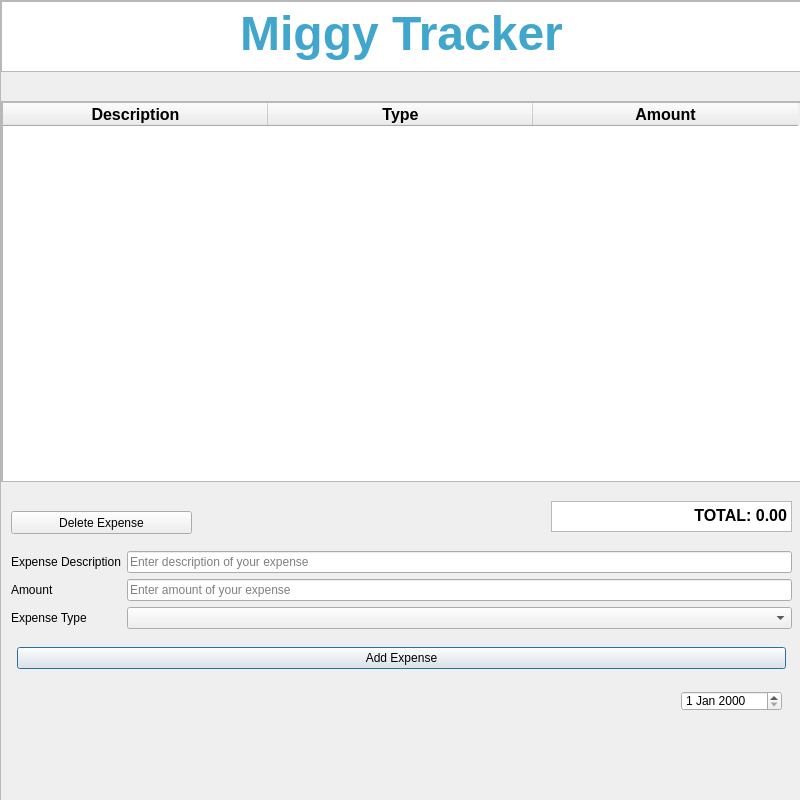
<?xml version="1.0" encoding="UTF-8"?>
<ui version="4.0">
 <class>Form</class>
 <widget class="QWidget" name="Form">
  <property name="windowModality">
   <enum>Qt::ApplicationModal</enum>
  </property>
  <property name="geometry">
   <rect>
    <x>0</x>
    <y>0</y>
    <width>800</width>
    <height>800</height>
   </rect>
  </property>
  <property name="minimumSize">
   <size>
    <width>800</width>
    <height>800</height>
   </size>
  </property>
  <property name="windowTitle">
   <string>My Expense Tracker</string>
  </property>
  <property name="windowOpacity">
   <double>3.000000000000000</double>
  </property>
  <widget class="QScrollArea" name="main">
   <property name="geometry">
    <rect>
     <x>0</x>
     <y>0</y>
     <width>801</width>
     <height>951</height>
    </rect>
   </property>
   <property name="toolTip">
    <string>&lt;html&gt;&lt;head/&gt;&lt;body&gt;&lt;p&gt;Enter amount of your expense&lt;/p&gt;&lt;/body&gt;&lt;/html&gt;</string>
   </property>
   <property name="inputMethodHints">
    <set>Qt::ImhDigitsOnly|Qt::ImhPreferNumbers</set>
   </property>
   <property name="widgetResizable">
    <bool>true</bool>
   </property>
   <widget class="QWidget" name="scrollAreaWidgetContents">
    <property name="geometry">
     <rect>
      <x>0</x>
      <y>0</y>
      <width>799</width>
      <height>949</height>
     </rect>
    </property>
    <widget class="QFrame" name="frame">
     <property name="geometry">
      <rect>
       <x>0</x>
       <y>0</y>
       <width>801</width>
       <height>71</height>
      </rect>
     </property>
     <property name="frameShape">
      <enum>QFrame::StyledPanel</enum>
     </property>
     <property name="frameShadow">
      <enum>QFrame::Raised</enum>
     </property>
     <widget class="QTextBrowser" name="windowTitle">
      <property name="geometry">
       <rect>
        <x>0</x>
        <y>0</y>
        <width>801</width>
        <height>71</height>
       </rect>
      </property>
      <property name="html">
       <string>&lt;!DOCTYPE HTML PUBLIC &quot;-//W3C//DTD HTML 4.0//EN&quot; &quot;http://www.w3.org/TR/REC-html40/strict.dtd&quot;&gt;
&lt;html&gt;&lt;head&gt;&lt;meta name=&quot;qrichtext&quot; content=&quot;1&quot; /&gt;&lt;style type=&quot;text/css&quot;&gt;
p, li { white-space: pre-wrap; }
&lt;/style&gt;&lt;/head&gt;&lt;body style=&quot; font-family:'MS Shell Dlg 2'; font-size:8.25pt; font-weight:400; font-style:normal;&quot;&gt;
&lt;p align=&quot;center&quot; style=&quot; margin-top:12px; margin-bottom:12px; margin-left:0px; margin-right:0px; -qt-block-indent:0; text-indent:0px;&quot;&gt;&lt;span style=&quot; font-size:36pt; font-weight:600; color:#40a6cb;&quot;&gt;Miggy Tracker&lt;/span&gt;&lt;/p&gt;&lt;/body&gt;&lt;/html&gt;</string>
      </property>
     </widget>
    </widget>
    <widget class="QScrollArea" name="expenseTableScroll">
     <property name="geometry">
      <rect>
       <x>0</x>
       <y>100</y>
       <width>801</width>
       <height>381</height>
      </rect>
     </property>
     <property name="widgetResizable">
      <bool>true</bool>
     </property>
     <widget class="QWidget" name="scrollAreaWidgetContents_2">
      <property name="geometry">
       <rect>
        <x>0</x>
        <y>0</y>
        <width>799</width>
        <height>379</height>
       </rect>
      </property>
      <widget class="QTableWidget" name="expensesTable">
       <property name="geometry">
        <rect>
         <x>0</x>
         <y>0</y>
         <width>801</width>
         <height>381</height>
        </rect>
       </property>
       <property name="editTriggers">
        <set>QAbstractItemView::NoEditTriggers</set>
       </property>
       <property name="alternatingRowColors">
        <bool>true</bool>
       </property>
       <property name="selectionBehavior">
        <enum>QAbstractItemView::SelectRows</enum>
       </property>
       <property name="sortingEnabled">
        <bool>true</bool>
       </property>
       <attribute name="horizontalHeaderCascadingSectionResizes">
        <bool>false</bool>
       </attribute>
       <attribute name="horizontalHeaderDefaultSectionSize">
        <number>265</number>
       </attribute>
       <column>
        <property name="text">
         <string>Description</string>
        </property>
        <property name="font">
         <font>
          <pointsize>12</pointsize>
          <weight>75</weight>
          <bold>true</bold>
         </font>
        </property>
        <property name="textAlignment">
         <set>AlignCenter</set>
        </property>
       </column>
       <column>
        <property name="text">
         <string>Type</string>
        </property>
        <property name="font">
         <font>
          <pointsize>12</pointsize>
          <weight>75</weight>
          <bold>true</bold>
         </font>
        </property>
        <property name="textAlignment">
         <set>AlignCenter</set>
        </property>
       </column>
       <column>
        <property name="text">
         <string>Amount</string>
        </property>
        <property name="font">
         <font>
          <pointsize>12</pointsize>
          <weight>75</weight>
          <bold>true</bold>
         </font>
        </property>
        <property name="textAlignment">
         <set>AlignCenter</set>
        </property>
       </column>
      </widget>
     </widget>
    </widget>
    <widget class="QWidget" name="formLayoutWidget">
     <property name="geometry">
      <rect>
       <x>10</x>
       <y>550</y>
       <width>781</width>
       <height>100</height>
      </rect>
     </property>
     <layout class="QFormLayout" name="formLayout">
      <item row="0" column="0">
       <widget class="QLabel" name="label">
        <property name="text">
         <string>Expense Description</string>
        </property>
       </widget>
      </item>
      <item row="0" column="1">
       <widget class="QLineEdit" name="expenseDescription">
        <property name="placeholderText">
         <string>Enter description of your expense</string>
        </property>
        <property name="clearButtonEnabled">
         <bool>true</bool>
        </property>
       </widget>
      </item>
      <item row="1" column="0">
       <widget class="QLabel" name="label_2">
        <property name="text">
         <string>Amount</string>
        </property>
       </widget>
      </item>
      <item row="1" column="1">
       <widget class="QLineEdit" name="expenseAmount">
        <property name="inputMethodHints">
         <set>Qt::ImhDigitsOnly|Qt::ImhPreferNumbers</set>
        </property>
        <property name="placeholderText">
         <string>Enter amount of your expense</string>
        </property>
       </widget>
      </item>
      <item row="2" column="0">
       <widget class="QLabel" name="label_3">
        <property name="text">
         <string>Expense Type</string>
        </property>
       </widget>
      </item>
      <item row="2" column="1">
       <widget class="QComboBox" name="expenseType">
        <property name="placeholderText">
         <string>Select  type of your expense</string>
        </property>
        <item>
         <property name="text">
          <string>Bills</string>
         </property>
        </item>
        <item>
         <property name="text">
          <string>Transportation</string>
         </property>
        </item>
        <item>
         <property name="text">
          <string>Grocery</string>
         </property>
        </item>
        <item>
         <property name="text">
          <string>Meal</string>
         </property>
        </item>
        <item>
         <property name="text">
          <string>Emergency</string>
         </property>
        </item>
        <item>
         <property name="text">
          <string>Payment</string>
         </property>
        </item>
        <item>
         <property name="text">
          <string>Rent</string>
         </property>
        </item>
        <item>
         <property name="text">
          <string>Insurance</string>
         </property>
        </item>
        <item>
         <property name="text">
          <string>Government Contributions</string>
         </property>
        </item>
        <item>
         <property name="text">
          <string>Tax</string>
         </property>
        </item>
       </widget>
      </item>
     </layout>
    </widget>
    <widget class="QWidget" name="horizontalLayoutWidget">
     <property name="geometry">
      <rect>
       <x>10</x>
       <y>640</y>
       <width>781</width>
       <height>35</height>
      </rect>
     </property>
     <layout class="QHBoxLayout" name="horizontalLayout">
      <property name="leftMargin">
       <number>6</number>
      </property>
      <property name="topMargin">
       <number>6</number>
      </property>
      <property name="rightMargin">
       <number>6</number>
      </property>
      <property name="bottomMargin">
       <number>6</number>
      </property>
      <item>
       <widget class="QPushButton" name="addExpense">
        <property name="text">
         <string>Add Expense</string>
        </property>
        <property name="default">
         <bool>true</bool>
        </property>
        <property name="flat">
         <bool>false</bool>
        </property>
       </widget>
      </item>
     </layout>
    </widget>
    <widget class="QTextBrowser" name="totalExpenses">
     <property name="geometry">
      <rect>
       <x>550</x>
       <y>500</y>
       <width>241</width>
       <height>31</height>
      </rect>
     </property>
     <property name="html">
      <string>&lt;!DOCTYPE HTML PUBLIC &quot;-//W3C//DTD HTML 4.0//EN&quot; &quot;http://www.w3.org/TR/REC-html40/strict.dtd&quot;&gt;
&lt;html&gt;&lt;head&gt;&lt;meta name=&quot;qrichtext&quot; content=&quot;1&quot; /&gt;&lt;style type=&quot;text/css&quot;&gt;
p, li { white-space: pre-wrap; }
&lt;/style&gt;&lt;/head&gt;&lt;body style=&quot; font-family:'MS Shell Dlg 2'; font-size:8.25pt; font-weight:400; font-style:normal;&quot;&gt;
&lt;p align=&quot;right&quot; style=&quot; margin-top:0px; margin-bottom:0px; margin-left:0px; margin-right:0px; -qt-block-indent:0; text-indent:0px;&quot;&gt;&lt;span style=&quot; font-size:12pt; font-weight:600;&quot;&gt;TOTAL: 0.00&lt;/span&gt;&lt;/p&gt;&lt;/body&gt;&lt;/html&gt;</string>
     </property>
    </widget>
    <widget class="QPushButton" name="deleteExpense">
     <property name="geometry">
      <rect>
       <x>10</x>
       <y>510</y>
       <width>181</width>
       <height>23</height>
      </rect>
     </property>
     <property name="text">
      <string>Delete Expense</string>
     </property>
    </widget>
    <widget class="QDateEdit" name="dateEdit">
     <property name="geometry">
      <rect>
       <x>680</x>
       <y>690</y>
       <width>101</width>
       <height>20</height>
      </rect>
     </property>
    </widget>
   </widget>
  </widget>
 </widget>
 <tabstops>
  <tabstop>expenseDescription</tabstop>
  <tabstop>expenseAmount</tabstop>
  <tabstop>expenseType</tabstop>
  <tabstop>addExpense</tabstop>
  <tabstop>totalExpenses</tabstop>
  <tabstop>deleteExpense</tabstop>
  <tabstop>expenseTableScroll</tabstop>
  <tabstop>main</tabstop>
  <tabstop>windowTitle</tabstop>
  <tabstop>expensesTable</tabstop>
 </tabstops>
 <resources/>
 <connections/>
</ui>
